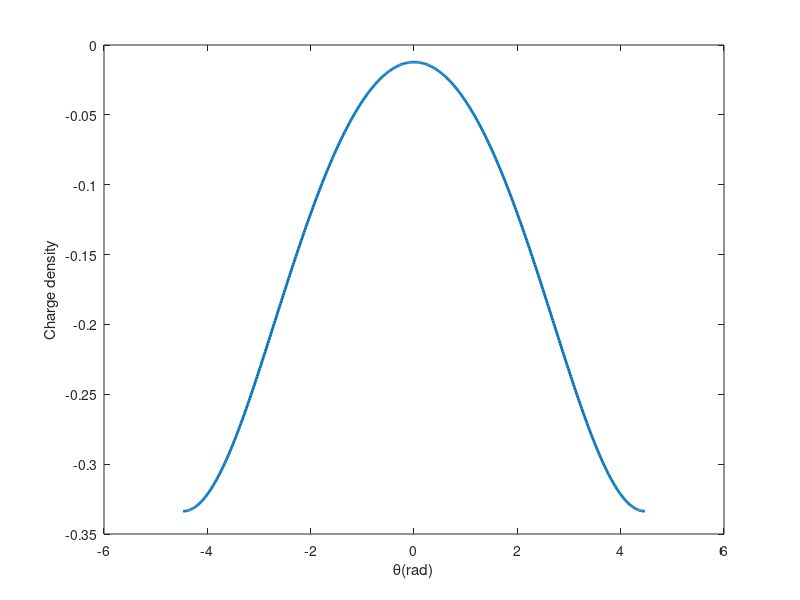

MATLAB code to generate this figure:
%% Clear environment
clc;
clear teta f k mat ros;
close;
%% Calculating Charge Density
%%% Initializing variables
ro0 = 1; ro1 = -1; n = 512;
h = 2 * pi / n; a = 1; d = 10;
%%% Initializing pre-computations
I = 4 * (log(2) * sin(h / 2) + 2 * (sin(h / 2) * log(sin(h / 2)) - sin(h / 2)));
B = a * log(a) - a / 2 * log(2 * a ^ 2);
A = 2 * h * B;
%%% Calculating intermidiate variables
for i = 0:n - 1
    teta(i + 1) = i * h;
    f(i + 1) = ro0 * (log(d) - 0.5 * log(a ^ 2 + d ^ 2 - 2 * a * d * cos(teta(i + 1))));

    if i > 0
        k(i + 1) = B - a / 2 * (log(2 * sin(teta(i + 1) / 2)));
    end

    if i == 0
        k(i + 1) = A - a / 2 * I;
    else

        if i == 1
            k(i + 1) = h / 3 * k(i + 1);
        else

            if i == n - 1
                k(i + 1) = h / 3 * k(i + 1);
            else
                k(i + 1) = 2 * h / 3 * (1 + mod(i + 1, 2) * k(i + 1));
            end

        end

    end

end

for i = 0:n - 1

    for j = 0:n - 1
        mat(i + 1, j + 1) = k(1 + mod(j - i + n, n));
    end

end

f = -f; f = f'; ros = mat \ f; su = 0;

for i = 1:n
    su = su + ros(i);
end

for i = 1:n
    ros(i) = -su / n + ros(i) + ro1 / (2 * pi * a);
    x(i) = pi / 180 * (i - n / 2 - 1);
end

ros(n + 1) = ros(1);
x(n + 1) = pi / 180 * (i - n / 2);
%%% Plotting section
plot(x, ros, 'LineWidth', 2);
ylabel('Charge density');
xlabel('\theta(rad)');
